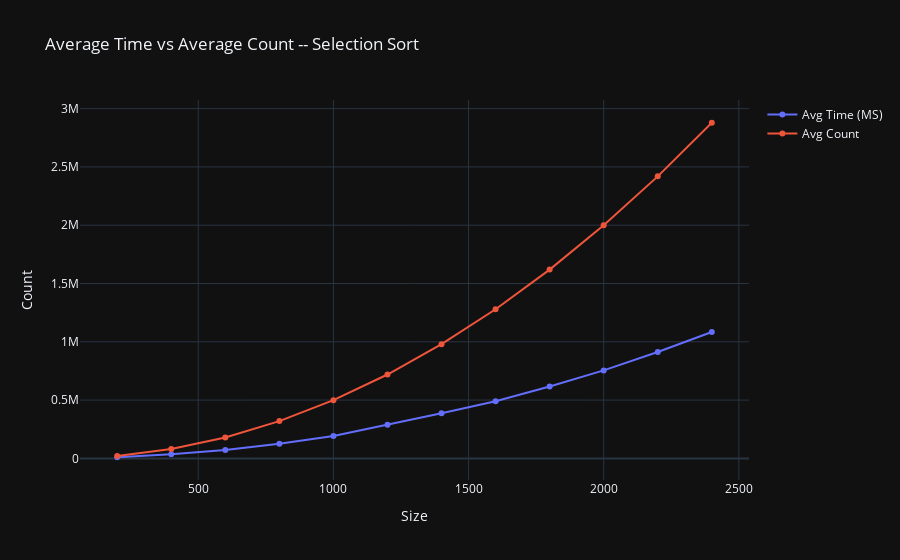
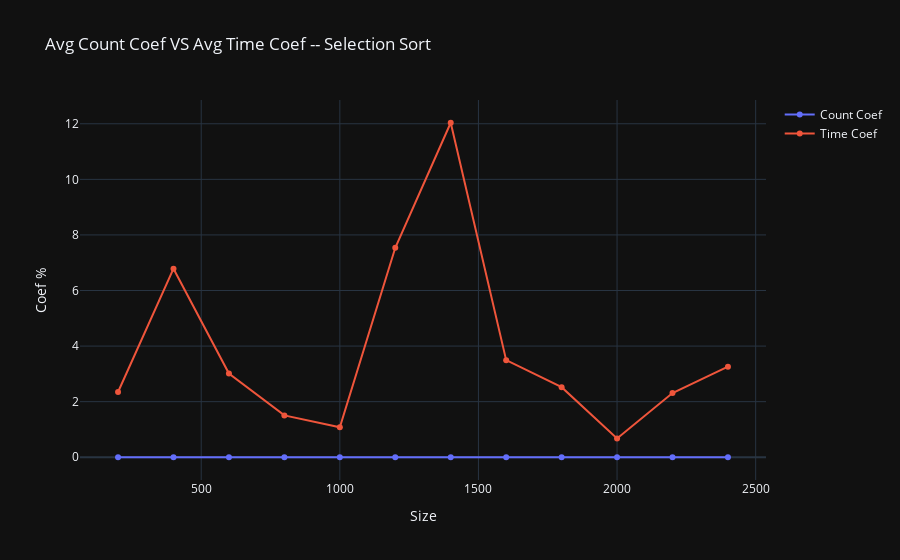

The notebook cell saved with these charts, in order:
### Code cell
df2 = pd.read_csv('p2output/selectionResultsFinal.csv')


fig = go.Figure()

fig.add_trace(go.Scatter(x=df2['Size'], y=df2['Avg Time'], name='Avg Time (MS)'))

fig.add_trace(go.Scatter(x=df2['Size'], y=df2['Avg Count'], name='Avg Count'))

fig.update_layout(title='Average Time vs Average Count -- Selection Sort',
                  xaxis_title='Size',
                  yaxis_title='Count',
                  template='plotly_dark')

fig.show()

fig2 = go.Figure()

fig2.add_trace(go.Scatter(x=df2['Size'], y=df2['Count Coef'], name='Count Coef'))

fig2.add_trace(go.Scatter(x=df2['Size'], y=df2['Time Coef'], name='Time Coef'))

fig2.update_layout(title='Avg Count Coef VS Avg Time Coef -- Selection Sort',
                  xaxis_title='Size',
                  yaxis_title='Coef %',
                  template='plotly_dark')

fig2.show()

### Figure 1 — Plotly figure (JSON) as saved in the notebook; plotly's stock layout.template omitted (floating-point values rounded to 4 significant figures)
{"data": [{"name": "Avg Time (MS)", "type": "scatter", "x": [200, 400, 600, 800, 1000, 1200, 1400, 1600, 1800, 2000, 2200, 2400], "y": [9715, 35192, 72832, 125752, 192585, 287572, 387600, 490410, 616517, 754692, 912330, 1084322]}, {"name": "Avg Count", "type": "scatter", "x": [200, 400, 600, 800, 1000, 1200, 1400, 1600, 1800, 2000, 2200, 2400], "y": [19900, 79800, 179700, 319600, 499500, 719400, 979300, 1279200, 1619100, 1999000, 2418900, 2878800]}], "layout": {"title": {"text": "Average Time vs Average Count -- Selection Sort"}, "xaxis": {"title": {"text": "Size"}}, "yaxis": {"title": {"text": "Count"}}}}

### Figure 2 — Plotly figure (JSON) as saved in the notebook; plotly's stock layout.template omitted (floating-point values rounded to 4 significant figures)
{"data": [{"name": "Count Coef", "type": "scatter", "x": [200, 400, 600, 800, 1000, 1200, 1400, 1600, 1800, 2000, 2200, 2400], "y": [0, 0, 0, 0, 0, 0, 0, 0, 0, 0, 0, 0]}, {"name": "Time Coef", "type": "scatter", "x": [200, 400, 600, 800, 1000, 1200, 1400, 1600, 1800, 2000, 2200, 2400], "y": [2.349, 6.786, 3.011, 1.506, 1.078, 7.537, 12.04, 3.493, 2.521, 0.6757, 2.31, 3.261]}], "layout": {"title": {"text": "Avg Count Coef VS Avg Time Coef -- Selection Sort"}, "xaxis": {"title": {"text": "Size"}}, "yaxis": {"title": {"text": "Coef %"}}}}
